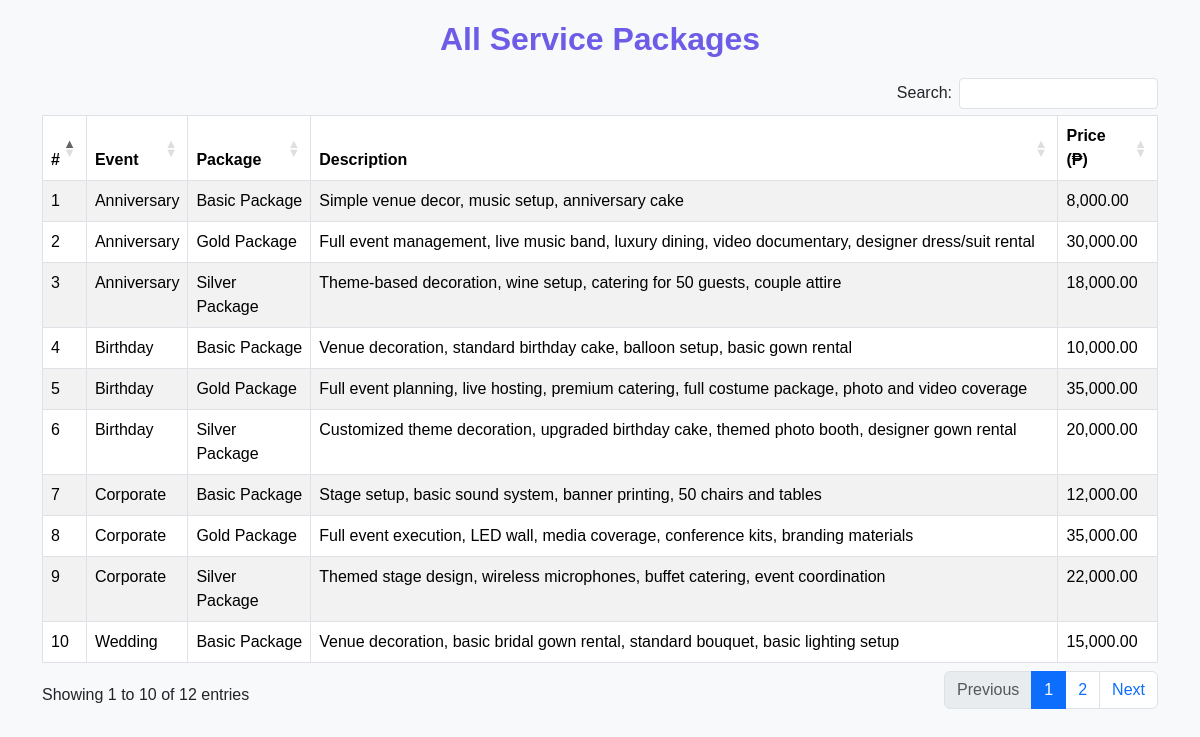
The app's page /packages.php (signed in), older data.
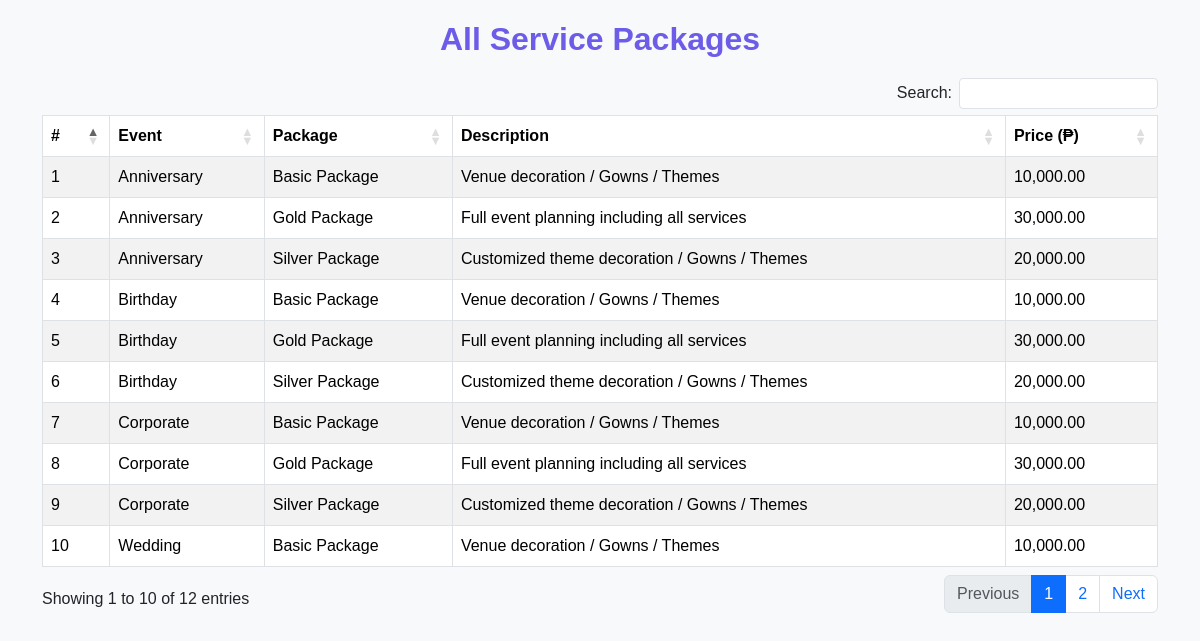
The same page, newer data.
### tables this page shows
CREATE TABLE `packages` (
  `id` int(11) NOT NULL,
  `event_name` varchar(100) DEFAULT NULL,
  `package_name` varchar(100) DEFAULT NULL,
  `description` text DEFAULT NULL,
  `price` decimal(10,2) DEFAULT NULL
);

### packages.php (the view, shortened to what this page needs)
<?php
$query = "SELECT * FROM packages ORDER BY event_name, package_name";
$result = mysqli_query($conn, $query);
?>
<!DOCTYPE html>
<html lang="en">
<head>
    <link href="https://cdn.jsdelivr.net/npm/bootstrap@5.3.3/dist/css/bootstrap.min.css" rel="stylesheet">
    <link rel="stylesheet" href="https://cdn.datatables.net/1.13.6/css/dataTables.bootstrap5.min.css">
</head>
<body>
<div class="container">
    <h2 class="text-center">All Service Packages</h2>
    <div class="table-responsive">
        <table id="packagesTable" class="table table-striped table-bordered">
            <thead>
                <tr>
                    <th>#</th>
                    <th>Event</th>
                    <th>Package</th>
                    <th>Description</th>
                    <th>Price (₱)</th>
                </tr>
            </thead>
            <tbody>
                <?php
                $count = 1;
                while ($row = mysqli_fetch_assoc($result)) {
                    echo "<tr>
                            <td>{$count}</td>
                            <td>" . htmlspecialchars($row['event_name']) . "</td>
                            <td>" . htmlspecialchars($row['package_name']) . "</td>
                            <td>" . htmlspecialchars($row['description']) . "</td>
                            <td>" . number_format($row['price'], 2) . "</td>
                          </tr>";
                    $count++;
                }
                ?>
            </tbody>
        </table>
    </div>
</div>
</body>
</html>

### packages.php (style rules this page uses)
body { background: #f8f9fa; font-family: 'Poppins', sans-serif; padding: 20px; }
h2 { color: #6c5ce7; font-weight: bold; margin-bottom: 20px; }
.table thead { background-color: #6c5ce7; color: #fff; }

Row changes from the older to the newer data that the page shows:
changed packages (number 1 of 10 on the later page): description "Simple venue decor, music setup, anniversary cake" → "Venue decoration / Gowns / Themes"; price "8,000.00" → "10,000.00"
changed packages (number 2 of 10 on the later page): description "Full event management, live music band, luxury dining, video documentary, designer dress/suit rental" → "Full event planning including all services"
changed packages (number 3 of 10 on the later page): description "Theme-based decoration, wine setup, catering for 50 guests, couple attire" → "Customized theme decoration / Gowns / Themes"; price "18,000.00" → "20,000.00"
changed packages (number 4 of 10 on the later page): description "Venue decoration, standard birthday cake, balloon setup, basic gown rental" → "Venue decoration / Gowns / Themes"
changed packages (number 5 of 10 on the later page): description "Full event planning, live hosting, premium catering, full costume package, photo and video coverage" → "Full event planning including all services"; price "35,000.00" → "30,000.00"
changed packages (number 6 of 10 on the later page): description "Customized theme decoration, upgraded birthday cake, themed photo booth, designer gown rental" → "Customized theme decoration / Gowns / Themes"
changed packages (number 7 of 10 on the later page): description "Stage setup, basic sound system, banner printing, 50 chairs and tables" → "Venue decoration / Gowns / Themes"; price "12,000.00" → "10,000.00"
changed packages (number 8 of 10 on the later page): description "Full event execution, LED wall, media coverage, conference kits, branding materials" → "Full event planning including all services"; price "35,000.00" → "30,000.00"
changed packages (number 9 of 10 on the later page): description "Themed stage design, wireless microphones, buffet catering, event coordination" → "Customized theme decoration / Gowns / Themes"; price "22,000.00" → "20,000.00"
changed packages "Wedding": description "Venue decoration, basic bridal gown rental, standard bouquet, basic lighting setup" → "Venue decoration / Gowns / Themes"; price "15,000.00" → "10,000.00"
